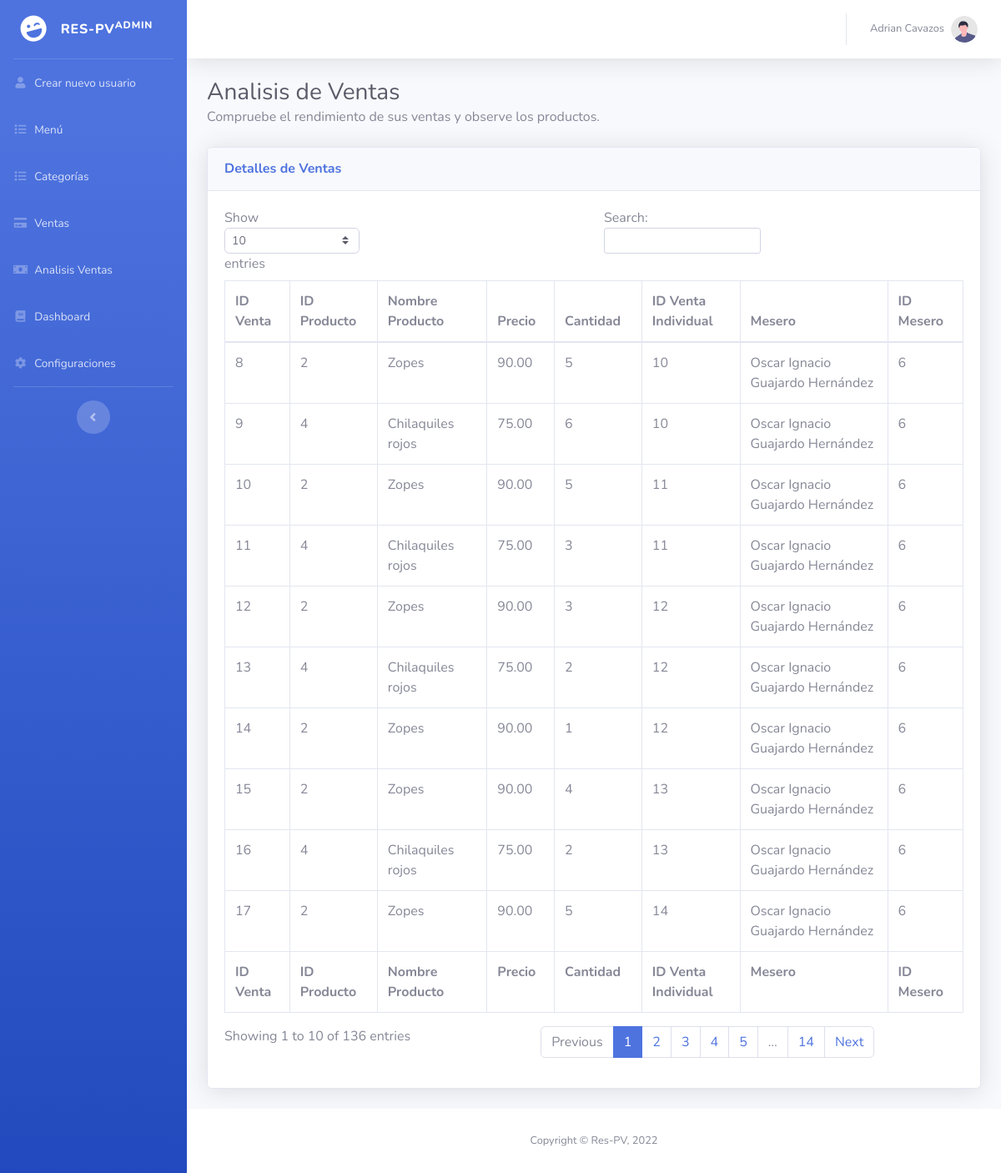
Page /analisisVentas.php (signed in) on the committed database.
### tables this page shows
CREATE TABLE `user` (
  `id_user` int(11) NOT NULL,
  `name_user` varchar(30) DEFAULT NULL,
  `lname_user` varchar(30) DEFAULT NULL,
  `phone_user` varchar(10) DEFAULT NULL,
  `email_user` varchar(40) DEFAULT NULL,
  `pass_user` varchar(20) DEFAULT NULL,
  `userType` int(11) NOT NULL
);

CREATE TABLE `selldetail` (
  `id_sellDetail` int(11) NOT NULL,
  `id_product` int(11) NOT NULL,
  `name_product` varchar(30) NOT NULL,
  `unitaryPrice_product` decimal(15,4) NOT NULL,
  `cuantity_sellDetail` int(11) NOT NULL,
  `id_sell` int(11) NOT NULL
);

CREATE TABLE `sell` (
  `id_sell` int(11) NOT NULL,
  `date_sell` date NOT NULL,
  `time_sell` time NOT NULL,
  `totalQuantity_sell` decimal(20,4) NOT NULL,
  `change_sell` decimal(15,4) NOT NULL,
  `user_id` int(11) NOT NULL
);

### db.php (called while the page is built, shortened)
<?php
    class Conexion{
        private $driver = "mysql";
        private $host = "localhost";
        private $dbname = "respv";
        private $usuario = "root";
        private $contrasena = "";
        public function __construct(){
            try {
                $db = new PDO("{$this->driver}:host={$this->host};dbname={$this->dbname}",$this->usuario,$this->contrasena);
                $db->setAttribute(PDO::ATTR_ERRMODE, PDO::ERRMODE_EXCEPTION);
                return $db;
            } catch (PDOException $e) {
                echo "Ha ocurrido un error al conectarse a la base de datos" . $e->getMessage();
            }
        }
    }
?>

### usuarios/Modelo/usuarios.php (called while the page is built, shortened)
<?php
    require_once(__DIR__.'/../../db.php');
    class Usuarios extends Conexion{
        public function __construct(){
            $this->db = parent::__construct();
        }
        public function getUser($Id){
            $rows = null;
            $statement = $this->db->prepare("SELECT * FROM user WHERE id_user = :Id");
            $statement->bindParam(':Id',$Id);
            $statement->execute();
            while ($result = $statement->fetch()) {
                $rows[] = $result;
            }
            return $rows;
        }
        public function getUserType($Id){
            $rows = null;
            $statement = $this->db->prepare("SELECT userType FROM user WHERE id_user = :Id");
            $statement->bindParam(':Id',$Id);
            $statement->execute();
            while($result = $statement->fetch()){
                $rows[] = $result;
            }
            return $rows[0]['userType'];
        }
    }
?>

### menu/Modelo/menu.php (called while the page is built, shortened)
<?php
    require_once(__DIR__.'/../../db.php');
    class Menu extends Conexion{
        public function __construct(){
            $this->db = parent::__construct();
        }
        public function getTabla($nombreTabla){
            $rows = null;
            $statement = $this->db->prepare("SELECT * FROM $nombreTabla");
            $statement->execute();
            while ($result = $statement->fetch()) {
                $rows[] = $result;
            }
            return $rows;
        }
    }
?>

### ventas/Modelo/ventas.php (called while the page is built, shortened)
<?php
    require_once(__DIR__.'/../../db.php');
    class Ventas extends Conexion{
        public function __construct(){
            $this->db = parent::__construct();
        }
        public function getVenta($id_venta){
            $rows = null;
            $statement = $this->db->prepare("SELECT * FROM sell WHERE id_sell = :id_venta");
            $statement->bindParam(':id_venta', $id_venta);
            $statement->execute();
            while ($result = $statement->fetch()) {
                $rows[] = $result;
            }
            return $rows;
        }
    }
?>

### analisisVentas.php (the view, shortened to what this page needs)
<?php
if(!empty($_SESSION["userId"])) {
    require_once('usuarios/Modelo/usuarios.php');
    $Modelo = new Usuarios();
    $tipoDeUsuario = $Modelo->getUserType($_SESSION["userId"]);
    if (!$tipoDeUsuario) {
        $_SESSION["errorMessage"] = "Invalid Credentials";
        header('Location: logout.php');
    } else {
        switch($tipoDeUsuario){
            case 1:
                $Usuario = $Modelo->getUser($_SESSION["userId"]);
                $nombreUsuario = $Usuario[0]["name_user"];
                $apellidoUsuario = $Usuario[0]["lname_user"];
                require_once("menu/Modelo/menu.php");
                $ModeloMenu = new Menu();
                require_once('ventas/Modelo/ventas.php');
                $ModeloVenta = new Ventas();
            break;
        }
    }
} else {
    header('Location: logout.php');
}
?>
<!DOCTYPE html>
<html lang="en">
<head>
    <link href="vendor/fontawesome-free/css/all.min.css" rel="stylesheet" type="text/css">
    <link href="css/sb-admin-2.min.css" rel="stylesheet">
</head>
<body id="page-top">
    <div id="wrapper">
        <ul class="navbar-nav bg-gradient-primary sidebar sidebar-dark accordion" id="accordionSidebar">
            <a class="sidebar-brand d-flex align-items-center justify-content-center" href="homeAdministrador.php">
                <div class="sidebar-brand-icon rotate-n-15">
                    <i class="fas fa-laugh-wink"></i>
                </div>
                <div class="sidebar-brand-text mx-3">Res-PV<sup>Admin</sup></div>
            </a>
            <hr class="sidebar-divider my-0">
            <li class="nav-item">
                <a class="nav-link" href="createUser.php">
                    <i class="fas fa-fw fa-user"></i>
                    <span>Crear nuevo usuario</span></a>
            </li>
            <li class="nav-item">
                <a class="nav-link" href="menu.php">
                    <i class="fas fa-fw fa-list"></i>
                    <span>Menú</span></a>
            </li>
            <li class="nav-item">
                <a class="nav-link" href="adminCategorias.php">
                    <i class="fas fa-fw fa-list"></i>
                    <span>Categorías</span></a>
            </li>
            <li class="nav-item">
                <a class="nav-link" href="sales.php">
                    <i class="fas fa-fw fa-credit-card"></i>
                    <span>Ventas</span></a>
            </li>
            <li class="nav-item">
                <a class="nav-link" href="analisisVentas.php">
                    <i class="fas fa-fw fa-money-bill"></i>
                    <span>Analisis Ventas</span></a>
            </li>
            <li class="nav-item">
                <a class="nav-link" href="dashboard.php">
                    <i class="fas fa-fw fa-book"></i>
                    <span>Dashboard</span></a>
            </li>
            <li class="nav-item">
                <a class="nav-link" href="configuraciones.php">
                    <i class="fas fa-fw fa-cog"></i>
                    <span>Configuraciones</span></a>
            </li>
            <hr class="sidebar-divider d-none d-md-block">
            <div class="text-center d-none d-md-inline">
                <button class="rounded-circle border-0" id="sidebarToggle"></button>
            </div>
        </ul>
        <div id="content-wrapper" class="d-flex flex-column">
            <div id="content">
                <nav class="navbar navbar-expand navbar-light bg-white topbar mb-4 static-top shadow">
                    <ul class="navbar-nav ml-auto">
                        <li class="nav-item dropdown no-arrow">
                            <a class="nav-link dropdown-toggle" href="#" id="userDropdown" role="button"
                                data-toggle="dropdown" aria-haspopup="true" aria-expanded="false">
                                <span class="mr-2 d-none d-lg-inline text-gray-600 small"><?php echo $nombreUsuario.' '.$apellidoUsuario?></span>
                                <img class="img-profile rounded-circle"
                                    src="img/undraw_profile.svg">
                            </a>
                        </li>
                    </ul>
                </nav>
                <div class="container-fluid">
                        <h1 class="h3 mb-0 text-gray-800">Analisis de Ventas</h1>
                        <p class="mb-4">Compruebe el rendimiento de sus ventas y observe los productos.</p>
                    <div class="card shadow mb-4">
                        <div class="card-header py-3">
                            <h6 class="m-0 font-weight-bold text-primary">Detalles de Ventas</h6>
                        </div>
                        <div class="card-body">
                            <div class="table-responsive">
                                <table class="table table-bordered" id="dataTable" width="100%" cellspacing="0">
                                    <thead>
                                        <tr>
                                            <th>ID Venta</th>
                                            <th>ID Producto</th>
                                            <th>Nombre Producto</th>
                                            <th>Precio</th>
                                            <th>Cantidad </th>
                                            <th>ID Venta Individual</th>
                                            <th>Mesero</th>
                                            <th>ID Mesero</th>
                                        </tr>
                                    </thead>
                                    <tfoot>
                                        <tr>
                                            <th>ID Venta</th>
                                            <th>ID Producto</th>
                                            <th>Nombre Producto</th>
                                            <th>Precio</th>
                                            <th>Cantidad </th>
                                            <th>ID Venta Individual</th>
                                            <th>Mesero</th>
                                            <th>ID Mesero</th>
                                        </tr>
                                    </tfoot>
                                    <tbody>
                                       <?php
                                        $nombreTabla = "selldetail";
                                        $detalles = $ModeloMenu -> getTabla($nombreTabla);
                                        foreach($detalles as $detalle){
                                            $VentaActual = $ModeloVenta->getVenta($detalle['id_sell']);
                                            $Mesero = $Modelo->getUser($VentaActual[0]['user_id']);
                                            $nombreMesero = $Mesero[0]["name_user"];
                                            $apellidoMesero = $Mesero[0]["lname_user"];?>
                                        <tr>
                                            <td><?php echo $detalle['id_sellDetail'] ?></td>
                                            <td><?php echo $detalle['id_product'] ?></td>
                                            <td><?php echo $detalle['name_product'] ?></td>
                                            <td><?php echo number_format(round($detalle['unitaryPrice_product'],2), 2, '.', ',') ?></td>
                                            <td><?php echo $detalle['cuantity_sellDetail'] ?></td>
                                            <td><?php echo $detalle['id_sell'] ?></td>
                                            <td><?php echo $nombreMesero.' '.$apellidoMesero ?></td>
                                            <td><?php echo $VentaActual[0]['user_id'] ?></td>
                                        </tr>
                                        <?php
                                        }
                                        ?>
                                    </tbody>
                                </table>
                            </div>
                        </div>
                    </div>
                </div>
            </div>
            <footer class="sticky-footer bg-white">
                <div class="container my-auto">
                    <div class="copyright text-center my-auto">
                        <span>Copyright &copy; Res-PV, 2022 </span>
                    </div>
                </div>
            </footer>
        </div>
    </div>
</body>
</html>

### rows in the picture
user: name_user "Adrian", lname_user "Cavazos"
selldetail: id_sellDetail "8", id_product "2", name_product "Zopes", unitaryPrice_product "90.00", cuantity_sellDetail "5", id_sell "10", user.name_user "Oscar Ignacio", user.lname_user "Guajardo Hernández", id_sell.user_id "6"
selldetail: id_sellDetail "9", id_product "4", name_product "Chilaquiles rojos", unitaryPrice_product "75.00", cuantity_sellDetail "6", id_sell "10", user.name_user "Oscar Ignacio", user.lname_user "Guajardo Hernández", id_sell.user_id "6"
selldetail: id_sellDetail "10", id_product "2", name_product "Zopes", unitaryPrice_product "90.00", cuantity_sellDetail "5", id_sell "11", user.name_user "Oscar Ignacio", user.lname_user "Guajardo Hernández", id_sell.user_id "6"
selldetail: id_sellDetail "11", id_product "4", name_product "Chilaquiles rojos", unitaryPrice_product "75.00", cuantity_sellDetail "3", id_sell "11", user.name_user "Oscar Ignacio", user.lname_user "Guajardo Hernández", id_sell.user_id "6"
selldetail: id_sellDetail "12", id_product "2", name_product "Zopes", unitaryPrice_product "90.00", cuantity_sellDetail "3", id_sell "12", user.name_user "Oscar Ignacio", user.lname_user "Guajardo Hernández", id_sell.user_id "6"
selldetail: id_sellDetail "13", id_product "4", name_product "Chilaquiles rojos", unitaryPrice_product "75.00", cuantity_sellDetail "2", id_sell "12", user.name_user "Oscar Ignacio", user.lname_user "Guajardo Hernández", id_sell.user_id "6"
selldetail: id_sellDetail "14", id_product "2", name_product "Zopes", unitaryPrice_product "90.00", cuantity_sellDetail "1", id_sell "12", user.name_user "Oscar Ignacio", user.lname_user "Guajardo Hernández", id_sell.user_id "6"
selldetail: id_sellDetail "15", id_product "2", name_product "Zopes", unitaryPrice_product "90.00", cuantity_sellDetail "4", id_sell "13", user.name_user "Oscar Ignacio", user.lname_user "Guajardo Hernández", id_sell.user_id "6"
selldetail: id_sellDetail "16", id_product "4", name_product "Chilaquiles rojos", unitaryPrice_product "75.00", cuantity_sellDetail "2", id_sell "13", user.name_user "Oscar Ignacio", user.lname_user "Guajardo Hernández", id_sell.user_id "6"
selldetail: id_sellDetail "17", id_product "2", name_product "Zopes", unitaryPrice_product "90.00", cuantity_sellDetail "5", id_sell "14", user.name_user "Oscar Ignacio", user.lname_user "Guajardo Hernández", id_sell.user_id "6"
